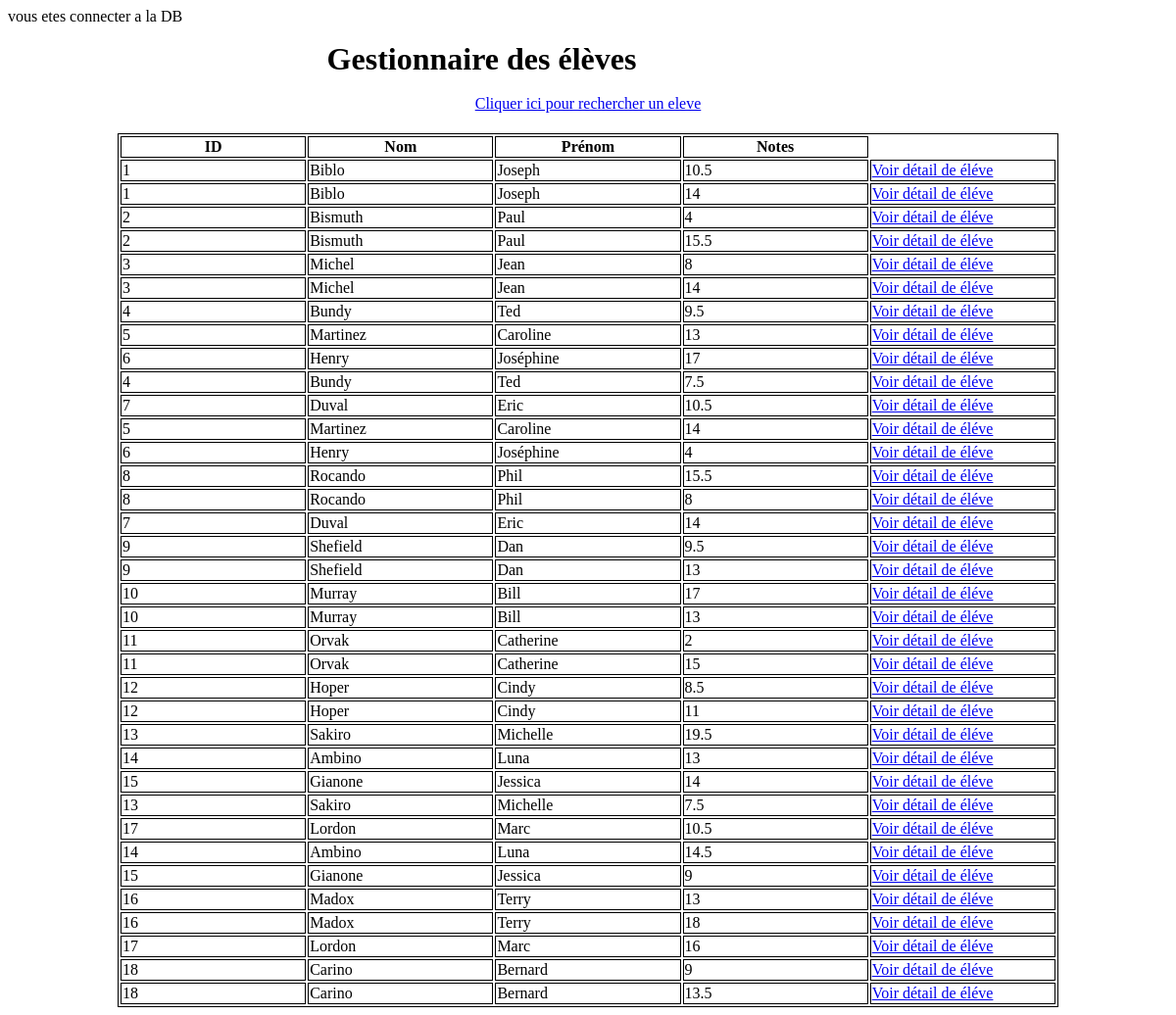
The page / on the database its author committed.
### tables this page shows
CREATE TABLE `examens` (
  `id` int(3) NOT NULL,
  `id_examen` int(3) NOT NULL,
  `id_etudiant` int(3) NOT NULL,
  `matiere` varchar(128) NOT NULL,
  `note` float NOT NULL
);

CREATE TABLE `etudiants` (
  `id_etudiant` int(3) NOT NULL,
  `prenom` varchar(128) NOT NULL,
  `nom` varchar(128) NOT NULL
);

### index.php (the view, shortened to what this page needs)
<?php
require_once "connect.php";
$sql ="SELECT  * FROM `etudiants`,`examens` WHERE etudiants.id_etudiant = examens.id_etudiant ";
$query = $db->prepare($sql);
$query->execute();
$result = $query->fetchAll(pdo::FETCH_ASSOC);
?>
<!DOCTYPE html>
<html lang="fr">
<head>
    <link rel="stylesheet" href="./style.css">
</head>
<body>
    <h1>Gestionnaire des élèves</h1>
    <main class="container">
        <div class="trouver-eleve">
            <p>
                <a href="./detail_eleve.php">Cliquer ici pour rechercher un eleve </a></p>
        </div>
        <div class="table-container">
            <section>
                <table id ="index-table">
                    <thead>
                        <th id="index-th">ID</th>
                       <th id="index-th" >Nom</th>
                       <th id="index-th" >Prénom</th>
                       <th id="index-th" >Notes</th>
                    </thead>
                    <tbody>
                     <?php
                        foreach($result as $eleve){
                    ?>
                     <tr>
                        <td id="index-td"><?= $eleve['id_etudiant'] ?></td>
                      <td id="index-td" ><?= $eleve['nom'] ?> </td>
                      <td id="index-td" ><?= $eleve['prenom'] ?> </td>
                      <td id="index-td" ><?= $eleve['note'] ?> </td>
                      <td id="index-td" ><a href="detail_eleve.php?id=<?= $eleve['id_etudiant']?>">
                        Voir détail de éléve</a></td>
                     </tr>
                     <?php
                        }
                    ?>
                    </tbody>
                </table>
            </section>
        </div>
    </main>
</body>
</html>

### connect.php (shortened to what this page needs)
<?php
try{
    $error = null;
}catch (PDOException $e){
    $error = $e->getMessage();
}
 ?>
<?php if ($error): ?>
    <div class="alert alert-danger"><?= $error ?></div>
    <?php else: ?>
<p> vous etes connecter a la DB</p>
<?php endif ?>

### style.css (style rules this page uses)
h1 { width: 45%; height: 5%; margin: 0 auto; }
.trouver-eleve { width: 25%; height: 5%; margin: 0 auto; text-align: center; }
#index-table { border: 1px solid black; width: 80vw; height: 80vh; margin: 0 auto; }
#index-th, #index-td { border: solid 1px black; height: 10%; width: 20%; }

### rows shown on the page
examens: id_etudiant "1", id_etudiant.nom "Biblo", id_etudiant.prenom "Joseph", note "10.5"
examens: id_etudiant "1", id_etudiant.nom "Biblo", id_etudiant.prenom "Joseph", note "14"
examens: id_etudiant "2", id_etudiant.nom "Bismuth", id_etudiant.prenom "Paul", note "4"
examens: id_etudiant "2", id_etudiant.nom "Bismuth", id_etudiant.prenom "Paul", note "15.5"
examens: id_etudiant "3", id_etudiant.nom "Michel", id_etudiant.prenom "Jean", note "8"
examens: id_etudiant "3", id_etudiant.nom "Michel", id_etudiant.prenom "Jean", note "14"
examens: id_etudiant "4", id_etudiant.nom "Bundy", id_etudiant.prenom "Ted", note "9.5"
examens: id_etudiant "5", id_etudiant.nom "Martinez", id_etudiant.prenom "Caroline", note "13"
examens: id_etudiant "6", id_etudiant.nom "Henry", id_etudiant.prenom "Joséphine", note "17"
examens: id_etudiant "4", id_etudiant.nom "Bundy", id_etudiant.prenom "Ted", note "7.5"
examens: id_etudiant "7", id_etudiant.nom "Duval", id_etudiant.prenom "Eric", note "10.5"
examens: id_etudiant "5", id_etudiant.nom "Martinez", id_etudiant.prenom "Caroline", note "14"
examens: id_etudiant "6", id_etudiant.nom "Henry", id_etudiant.prenom "Joséphine", note "4"
examens: id_etudiant "8", id_etudiant.nom "Rocando", id_etudiant.prenom "Phil", note "15.5"
examens: id_etudiant "8", id_etudiant.nom "Rocando", id_etudiant.prenom "Phil", note "8"
examens: id_etudiant "7", id_etudiant.nom "Duval", id_etudiant.prenom "Eric", note "14"
examens: id_etudiant "9", id_etudiant.nom "Shefield", id_etudiant.prenom "Dan", note "9.5"
examens: id_etudiant "9", id_etudiant.nom "Shefield", id_etudiant.prenom "Dan", note "13"
examens: id_etudiant "10", id_etudiant.nom "Murray", id_etudiant.prenom "Bill", note "17"
examens: id_etudiant "10", id_etudiant.nom "Murray", id_etudiant.prenom "Bill", note "13"
examens: id_etudiant "11", id_etudiant.nom "Orvak", id_etudiant.prenom "Catherine", note "2"
examens: id_etudiant "11", id_etudiant.nom "Orvak", id_etudiant.prenom "Catherine", note "15"
examens: id_etudiant "12", id_etudiant.nom "Hoper", id_etudiant.prenom "Cindy", note "8.5"
examens: id_etudiant "12", id_etudiant.nom "Hoper", id_etudiant.prenom "Cindy", note "11"
examens: id_etudiant "13", id_etudiant.nom "Sakiro", id_etudiant.prenom "Michelle", note "19.5"
examens: id_etudiant "14", id_etudiant.nom "Ambino", id_etudiant.prenom "Luna", note "13"
examens: id_etudiant "15", id_etudiant.nom "Gianone", id_etudiant.prenom "Jessica", note "14"
examens: id_etudiant "13", id_etudiant.nom "Sakiro", id_etudiant.prenom "Michelle", note "7.5"
examens: id_etudiant "17", id_etudiant.nom "Lordon", id_etudiant.prenom "Marc", note "10.5"
examens: id_etudiant "14", id_etudiant.nom "Ambino", id_etudiant.prenom "Luna", note "14.5"
examens: id_etudiant "15", id_etudiant.nom "Gianone", id_etudiant.prenom "Jessica", note "9"
examens: id_etudiant "16", id_etudiant.nom "Madox", id_etudiant.prenom "Terry", note "13"
examens: id_etudiant "16", id_etudiant.nom "Madox", id_etudiant.prenom "Terry", note "18"
examens: id_etudiant "17", id_etudiant.nom "Lordon", id_etudiant.prenom "Marc", note "16"
examens: id_etudiant "18", id_etudiant.nom "Carino", id_etudiant.prenom "Bernard", note "9"
examens: id_etudiant "18", id_etudiant.nom "Carino", id_etudiant.prenom "Bernard", note "13.5"
